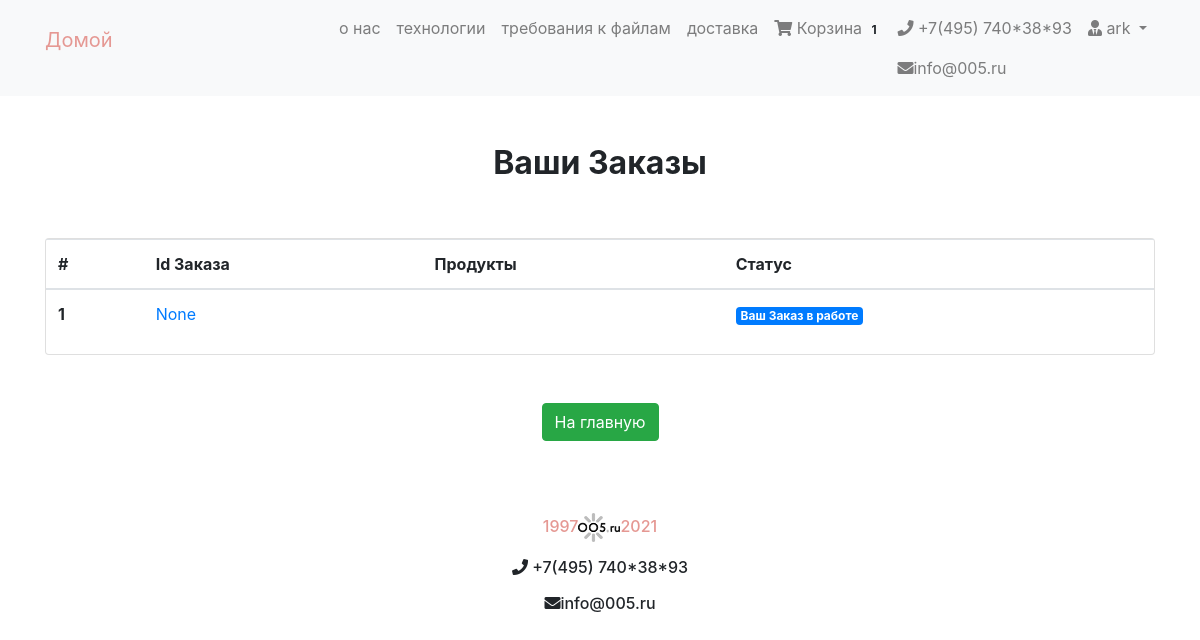
Page /my-orders/ (signed in) on the earlier database version.
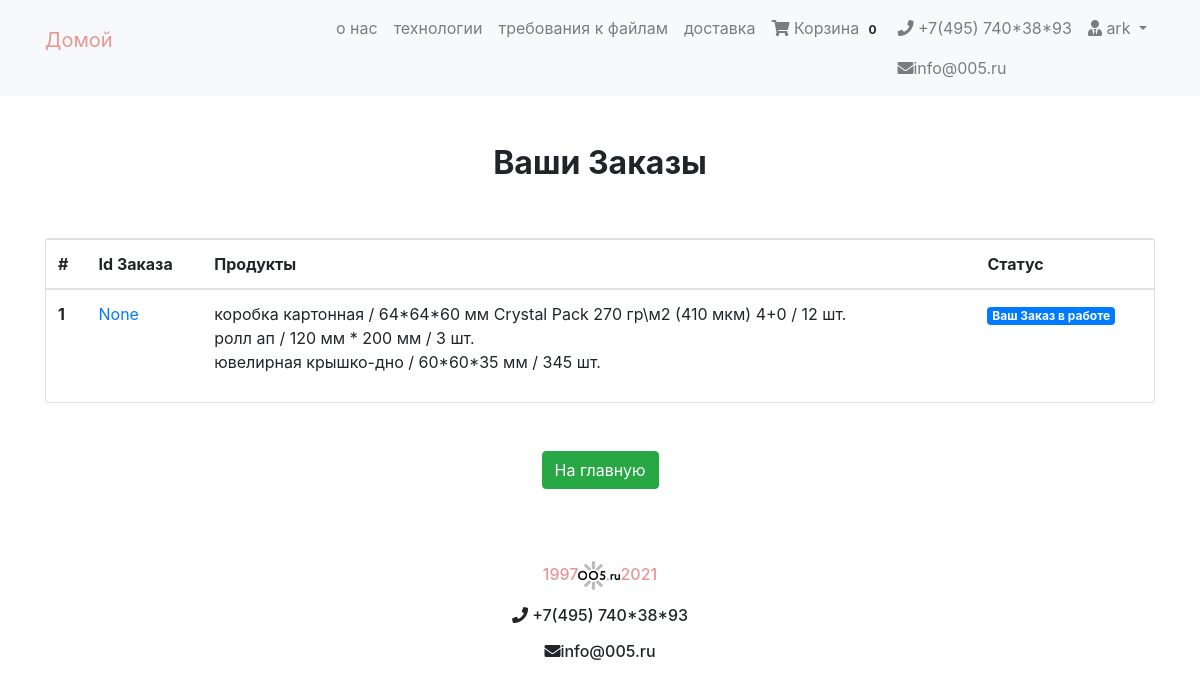
Same page on the later database version.
### cart/models.py (models this page shows, shortened)
class Order(models.Model):
    orderitems  = models.ManyToManyField(Cart)
    user = models.ForeignKey(User, on_delete=models.CASCADE)
    ordered = models.BooleanField(default=False)
    created = models.DateTimeField(auto_now_add=True)
    paymentId = models.CharField(max_length=200, blank=True , null=True)
    orderId = models.CharField(max_length=200, blank=True, null=True)

class Cart(models.Model):
    user = models.ForeignKey(User, on_delete=models.CASCADE)
    item = models.ForeignKey(Product, on_delete=models.CASCADE)
    quantity = models.IntegerField(default=1)
    purchased = models.BooleanField(default=False)
    created = models.DateTimeField(auto_now_add=True)
    def __str__(self):
        return f'{self.item.name} / {self.item.box_size} / {self.item.tirazh} шт.'

### products/models.py (models this page shows, shortened)
class  Product(PolymorphicModel):
    mainimage = models.ImageField(upload_to='products/', blank=True, null=True)
    name = models.CharField(max_length=300, default = None, null=True)
    slug = models.SlugField(default = None, null=True)
    subcategory = models.ForeignKey(SubCategory, on_delete=models.CASCADE, default = None, null=True)
    category = models.ForeignKey(Category, on_delete=models.CASCADE, default = None, null=True)
    preview_text = models.TextField(max_length=50, verbose_name='Preview Text', blank=True, null=True)
    detail_text = models.TextField(max_length=1000, verbose_name='Detail Text', blank=True, null=True)
    lim1 = models.FloatField(default = None, null=True)
    lim2 = models.FloatField(default = None, null=True)
    tirazh = models.IntegerField(null=False)
    t = models.IntegerField(null=True)
    p = models.FloatField(default = None, null=True)
    box_size = models.CharField(max_length=50)

### checkout/views.py (the view)
# urls.py: path('my-orders/', oderView, name="oderView"),
def oderView(request):
    try:
        orders = Order.objects.filter(user=request.user, ordered=True)
        context = {
            "orders": orders
        }
    except:
        messages.warning(request, "You do not have an active order")
        return redirect('/')
    return render(request, 'checkout/order.html', context)

### cart/templatetags/cart_tag.py (called while the page is built)
@register.filter
def cart_total(user):
    order = Order.objects.filter(user=user, ordered=False)
    if order.exists():
    	return order[0].orderitems.count()
    else:
    	return 0

### checkout/templates/checkout/order.html
{% extends 'products/base.html' %}
{% load crispy_forms_tags %}
{% block content %}
<div class="container mt-5">
<h2 class="text-center"><strong>Ваши Заказы</strong></h2>
<div class="row">
	<div class="col-md-12">
		<div class="card mt-5" style="height: auto">
			<div class="table-responsive">
			<table class="table">
			  <thead>
			    <tr>
			      <th scope="col">#</th>
			      <th scope="col">Id Заказа</th>
			      <th scope="col">Продукты</th>
			      <th scope="col">Статус</th>
			    </tr>
			  </thead>
			  <tbody>
			    {% for order in orders %}
			    <tr>
			      <th scope="row">{{ forloop.counter }}</th>
			      <td><a href="#">{{ order.orderId }}</a></td>
			      <td>
			      	{% for item in order.orderitems.all %}
			      		{{ item }}
			      		<br>
			      	{% endfor %}
			      </td>
			      <td><span class="badge badge-primary">Ваш Заказ в работе</span></td>
			  	</tr>
			      {% endfor %}
			  </tbody>
			</table>
			</div>
		</div>
	</div>
	<div class="col-md-12 my-5 text-center">
		<a href="/" class="btn btn-success">На главную</a>
	</div>
</div>
</div>
{% endblock %}

### products/templates/products/navbar.html (shortened to what this page needs)
{% load cart_tag %}
<nav class="navbar navbar-expand-lg navbar-light bg-light">
  <div class="container">
  <a class="navbar-brand" href="/"><p style="color:rgb(229, 152, 147)">Домой</p></a>
  <div class="collapse navbar-collapse" id="navbarNav">
    <ul class="navbar-nav ml-auto">
      <li {% if request.path == 'contact' %}class="nav-item active"{% else %}class="nav-item"{% endif %}>
        <a class="nav-link" href="http://127.0.0.1:8000/about.html/">о нас <span class="sr-only">(current)</span></a>
      </li>
      <li class="nav-item">
        <a class="nav-link" href="http://127.0.0.1:8000/technologies.html">технологии</a>
      </li>
      <li class="nav-item">
        <a class="nav-link" href="http://127.0.0.1:8000/requirements.html/">требования к файлам</a>
      </li>
      <li class="nav-item">
        <a class="nav-link" href="http://127.0.0.1:8000/delivery.html/">доставка</a>
      </li>
      {% if request.user.is_authenticated %}
      <li class="nav-item">
        <a class="nav-link" href="{% url 'mainapp:cart-home' %}">
          <i class="fa fa-shopping-cart"></i>  Корзина
          <span class="badge badge-light">{{ request.user| cart_total }}</span>
        </a>
      </li>
      <li class="nav-item">
        <a class="nav-link" href="#"><i class="fa fa-phone"></i> +7(495) 740*38*93</a>
        <a class="nav-link" href="#"><i class="fa fa-envelope" aria-hidden="true"></i>info@005.ru</a>
      </li>
      <li class="nav-item dropdown">
        <a class="nav-link dropdown-toggle" href="#" id="navbarDropdown" role="button" data-toggle="dropdown" aria-haspopup="true" aria-expanded="false">
          <i class="fas fa-user-tie"></i> {{ request.user.username }}
        </a>
      </li>
      {% else %}
       <li class="nav-item">
        <a  class="btn btn-primary" href="/accounts/login/">Login / Register</a>
      </li>
      {% endif %}
    </ul>
  </div>
  </div>
</nav>

Differences in the rows shown:
added Cart: item.tirazh "коробка картонная / 64*64*60 мм Crystal Pack 270 гр\\м2 (410 мкм) 4+0 / 12 шт."
added Cart: item.tirazh "ролл ап / 120 мм * 200 мм / 3 шт."
added Cart: item.tirazh "ювелирная крышко-дно / 60*60*35 мм / 345 шт."
Other differences:
{{ request.user| cart_total }}: "1" → "0"
